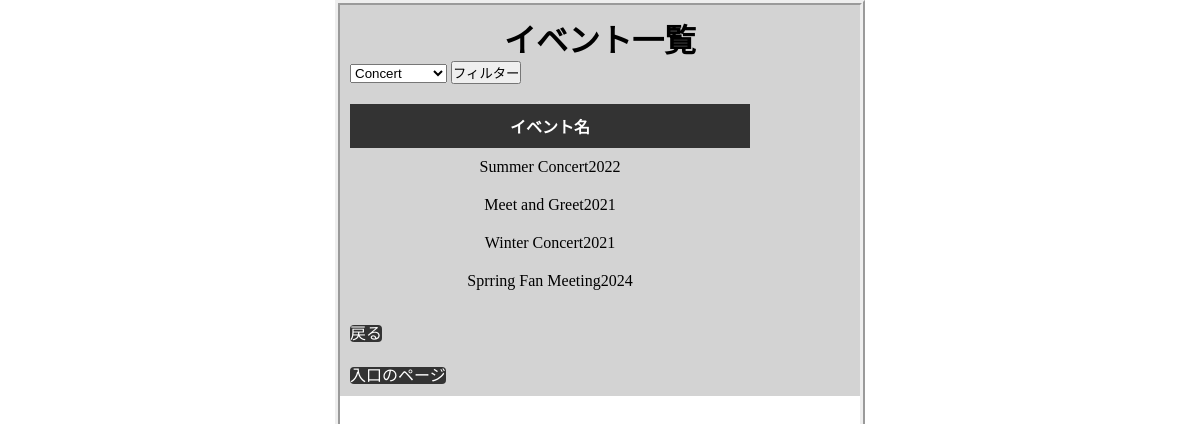
Screenshot of /events/2 with the database file from the repository.
### tables this page shows
CREATE TABLE Event (
    id INTEGER PRIMARY KEY,
    name TEXT,
    group_id INTEGER,
    type_id INTEGER,
    FOREIGN KEY (group_id) REFERENCES Artist(id)
    FOREIGN KEY (type_id) REFERENCES EventType(id)
);

### app.py (the view)
@app.route('/events/<id>')
def events(id: str) -> str:
    con = get_db()
    cur = con.cursor()
    try:
        id_num = int(id)
    except ValueError:
        return render_template('artist-not-found.html')
    artist = cur.execute('SELECT * FROM Artist WHERE id = ?', (id_num,)).fetchone()
    if artist is None:
        return render_template('artist-not-found.html')
    event_list = cur.execute('SELECT type_name FROM EventType').fetchall()
    e_list = cur.execute('SELECT e.name AS event_name FROM Event e WHERE e.group_id = ?', (id_num,)).fetchall()
    return render_template('events.html', id=id_num, event_list=event_list, e_list=e_list)

### app.py (called while the page is built)
def get_db() -> sqlite3.Connection:
    db = getattr(g, '_database', None)
    if db is None:
        db = g._database = sqlite3.connect(DATABASE)
        db.row_factory = sqlite3.Row  # カラム名でアクセスできるよう設定変更
    return db

@app.teardown_appcontext
def close_connection(exception: Optional[BaseException]) -> None:
    db = getattr(g, '_database', None)
    if db is not None:
        db.close()

### templates/events.html (shortened to what this page needs)
<html lang="ja">
  <head>
     <link rel="stylesheet" href="{{url_for('static',filename = 'design.css')}}">
  </head>
  <body>
    <div class = "back">
    <h1>イベント一覧</h1>
    <form method="POST" action="{{ url_for('events_filtered', id=id) }}">
        <p>
            <select name="event_type">
                {% for eventtype in event_list %}
                    <option value="{{ eventtype.type_name }}">{{ eventtype.type_name }}</option>
                {% endfor %}
            </select>
            <input type="submit" value="フィルター">
        </p>
    </form>
    <table>
      <thead>
	<tr>
	  <th>イベント名</th>
	</tr>
      </thead>
      <tbody>
	{% for event in e_list %}
	<tr>
	  <td>{{ event.event_name }}</td>
	</tr>
	{% endfor %}
      </tbody>
    </table>
    <p>
      <div class = "button"><a href="{{url_for('artist',id = id)}}">戻る</a></div><br>
      <div class = "button"><a href="{{url_for('index')}}">入口のページ</a></div>
    </p>
    </div>
  </body>
</html>

### static/design.css (style rules this page uses)
* { margin:0; padding:0; }
body { border: ridge 5px; width: 520px; margin-right: auto; margin-left: auto; }
h1 { text-align:center; }
table { content-align:center; text-align:center; }
.button a { height: 30px; width: auto; border-radius: 4px; text-decoration: none; color: #ffffff; background: #333333; }
table { border-collapse: collapse; margin: 20px 0; font-size: 16px; min-width: 400px; }
table th, table td { padding:10px; order: 1px solid #ddd; }
table th { background-color: #333333; color: #ffffff; }
.back { width: 500px; background-color : #d3d3d3; padding : 10px; }

### rows the page displays
Event: event_name "Summer Concert2022"
Event: event_name "Meet and Greet2021"
Event: event_name "Winter Concert2021"
Event: event_name "Sprring Fan Meeting2024"

### other values shown
form field event_type "Concert"
